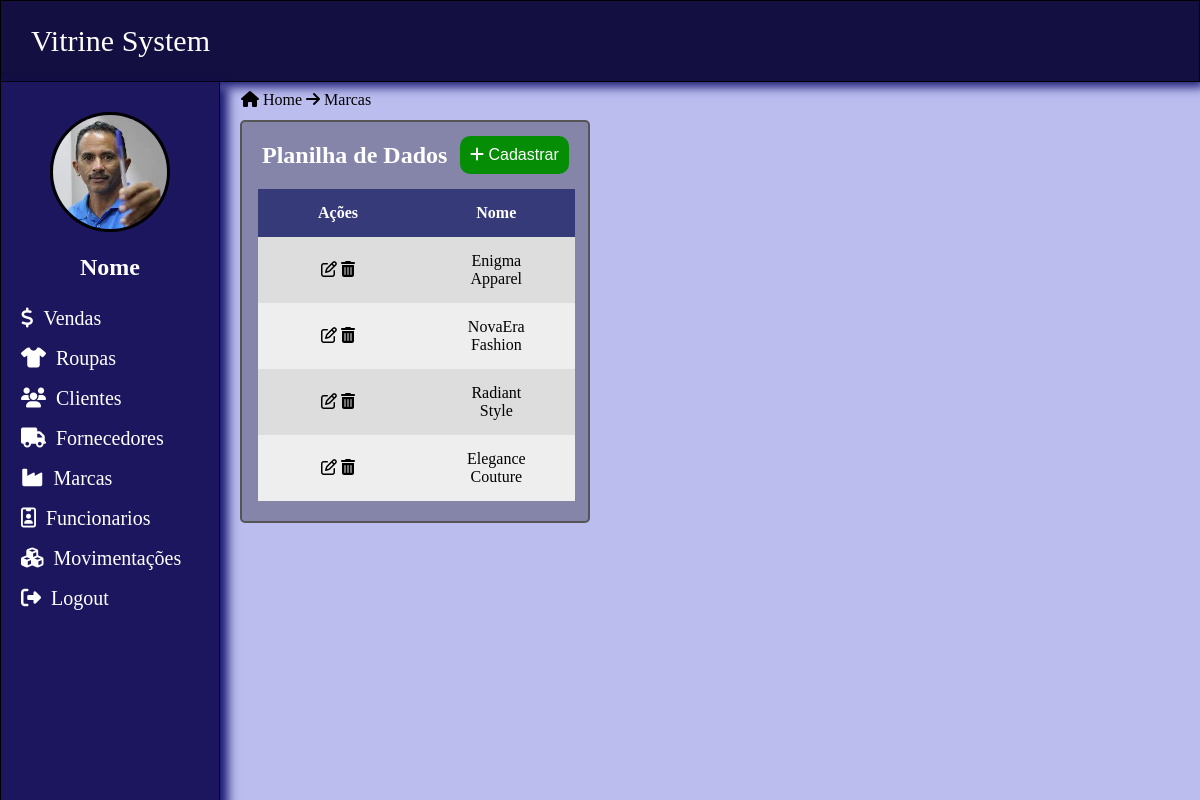
The app's page /marcaspage.php with its own data.
### tables this page shows
CREATE TABLE IF NOT EXISTS `marcas` (
  `ID_Marca` int(11) NOT NULL AUTO_INCREMENT,
  `Nome` varchar(100) NOT NULL,
  PRIMARY KEY (`ID_Marca`)
);

### marcaspage.php (the view, shortened to what this page needs)
<?php
include("conexao.php");
$consulta = "SELECT `Nome` FROM `Marcas`";
$con = $mysqli->query($consulta) or die($mysqli->error);
?>
<!DOCTYPE html>
<html lang="pt-br">
<head>
    <link rel="stylesheet" type="text/css" href="Css/style.css">
    <link rel="stylesheet" type="text/css" href="css/marcas.css">
    <link rel="stylesheet" href="https://cdnjs.cloudflare.com/ajax/libs/font-awesome/4.7.0/css/font-awesome.min.css">
</head>
<body>
    <nav>
        <a href="homepage.php"><label>Vitrine System</label></a>
    </nav>
    <div class="side-menu">
        <center>
            <img src="images/bluepen.jpg">
            <br><br>
            <h2>Nome</h2>
        </center>
        <br>
        <a href="vendaspage.php"><i class="fa fa-usd" aria-hidden="true"></i><span>Vendas</span></a>
        <a href="roupaspage.php"><i class="fas fa-tshirt" aria-hidden="true"></i><span>Roupas</span></a>
        <a href="clientespage.php"><i class="fa fa-users" aria-hidden="true"></i><span>Clientes</span></a>
        <a href="fornecedorespage.php"><i class="fa fa-truck" aria-hidden="true"></i><span>Fornecedores</span></a>
        <a href="marcaspage.php"><i class="fa fa-industry" aria-hidden="true"></i><span>Marcas</span></a>
        <a href="funcionariospage.php"><i class="fa fa-id-badge" aria-hidden="true"></i><span>Funcionarios</span></a>
        <a href="movimentacaopage.php"><i class="fa fa-cubes" aria-hidden="true"></i><span>Movimentações</span></a>
        <a href="loginpage.php"><i class="fas fa-sign-out-alt" aria-hidden="true"></i><span>Logout</span></a>
    </div>
    <div class="content2">
		<section>
			<div class="container2">
			<p><a href="homepage.php" ><i class="fa fa-home" aria-hidden="true"></a></i> Home <i class="fa fa-arrow-right" aria-hidden="true"></i> Marcas</p>
			</div>
		</section>
	</div>
    <div class="content">
		<section>
		<div class="container">
            <button class="botao-cadastro"><i class="fa fa-plus" aria-hidden="true"></i> Cadastrar</button>
                <div class="card">
                    <h2>Planilha de Dados</h2>
                    <table class="table">
                        <tr>
                            <th>Ações</th>
                            <th>Nome</th>
                        </tr>
                        <?php while($dado = $con->fetch_array()) { ?>
                        <tr>
                            <td>
                            <a href="#"><i class="fa fa-pencil-square-o" aria-hidden="true"></i></a>
                            <a href="#"><i class="fa fa-trash" aria-hidden="true"></i></a>
                            </td>
                            <td><?php echo $dado["Nome"]; ?></td>
                        </tr>
                        <?php } ?>
                    </table>
                </div>
		</div>
		</section>
	</div>
</body>
</html>

### css/style.css (style rules this page uses)
* { padding: 0; margin:0; text-decoration: none; list-style: none; box-sizing: border-box; }
body { background: #bbbdef; }
.content2 { margin-left: 220px; padding: 20px; text-align: center; }
.container2 { padding: 1px; height: 200px; position: absolute; top: 90px; left: 240px; display: inline-block; text-align: left; margin: 0 auto; }
.container2 a { color: black; }
nav { background: #130f40; line-height: 10%; position: fixed; width: 100%; border: 1px solid black; border-style: groove; box-shadow: 2px 2px 10px 3px rgba(25, 25, 112, 30); }
label { line-height: 80px; font-size: 30px; color: white; font-weight: 200; margin-left: 30px; cursor: pointer; }
.side-menu { position: fixed; background: #1c165e; width: 220px; height: 100%; margin-top: 82px; border: 0.5px solid black; border-style: none groove groove groove; box-shadow: 2px 10px 10px 6px rgba(25, 25, 112, 30); }
.side-menu center img { height: 120px; width: 120px; border-radius: 50%; margin-top: 30px; border: 3px solid black; background: white; }
.side-menu center h2 { color: white; }
.side-menu a { display: block; line-height: 38px; transition: 0.5s; color: white; }
.side-menu span { font-size: 20px; margin-left: 10px; color: white; }
.side-menu i { font-size: 20px; margin-left: 20px; color: white; }

### css/marcas.css (style rules this page uses)
.content { margin-left: 220px; padding: 20px; text-align: center; }
.container { border: 2px none; border-radius: 5px; padding: 20px; position: fixed; top: 50px; left: 220px; display: inline-block; text-align: left; margin: 0 auto; }
button { position: absolute; left: 240px; top: 86px; }
.botao-cadastro { background-color: rgb(5, 141, 5); color: white; padding: 10px 10px; border: none; border-radius: 10px; font-size: 16px; cursor: pointer; }
.card { background-color: #8485a9; color: #ffffff; border: 2px solid #555555; border-radius: 5px; padding: 20px; width: 350px; margin: 0 auto; margin-top: 50px; }
table { width: 50%; border-collapse: collapse; margin-top: 20px; border-radius: 5px; position: relative; right: 4px; }
.table a { color: black; }
th, td { padding: 15px 15px 15px 17px; width: 1px; text-align: center; padding-left: 60px; padding-right: 49px; }
th { background-color: #373a79; color: #ffffff; }
td { background-color: #eeeeee; color: black; }
tr:nth-child(even) td { background-color: #dddddd; }

### records on screen
marcas: Nome "Enigma Apparel"
marcas: Nome "NovaEra Fashion"
marcas: Nome "Radiant Style"
marcas: Nome "Elegance Couture"
